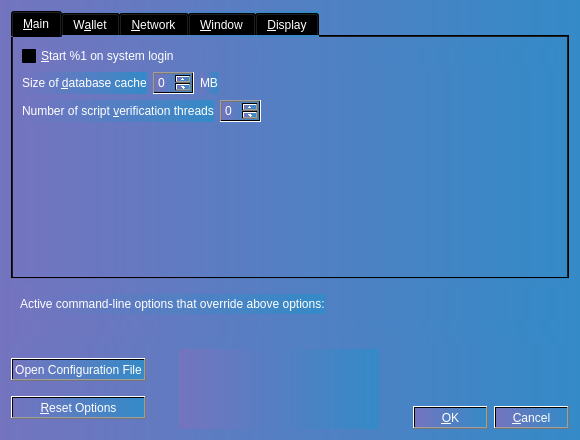
<?xml version="1.0" encoding="UTF-8"?>
<ui version="4.0">
 <class>OptionsDialog</class>
 <widget class="QDialog" name="OptionsDialog">
  <property name="geometry">
   <rect>
    <x>0</x>
    <y>0</y>
    <width>580</width>
    <height>440</height>
   </rect>
  </property>
  <property name="windowTitle">
   <string>Options</string>
  </property>
  <property name="styleSheet">
   <string notr="true">background-color: qlineargradient(spread:pad, x1:0, y1:0, x2:1, y2:0, stop:0 rgba(116, 116, 191, 255), stop:1 rgba(52, 138, 199, 255));</string>
  </property>
  <property name="modal">
   <bool>true</bool>
  </property>
  <layout class="QVBoxLayout" name="verticalLayout">
   <item>
    <widget class="QTabWidget" name="tabWidget">
     <property name="styleSheet">
      <string notr="true">color: rgb(255, 255, 255);</string>
     </property>
     <property name="currentIndex">
      <number>0</number>
     </property>
     <widget class="QWidget" name="tabMain">
      <attribute name="title">
       <string>&amp;Main</string>
      </attribute>
      <layout class="QVBoxLayout" name="verticalLayout_Main">
       <item>
        <widget class="QCheckBox" name="bitcoinAtStartup">
         <property name="toolTip">
          <string>Automatically start %1 after logging in to the system.</string>
         </property>
         <property name="text">
          <string>&amp;Start %1 on system login</string>
         </property>
        </widget>
       </item>
       <item>
        <layout class="QHBoxLayout" name="horizontalLayout_2_Main">
         <item>
          <widget class="QLabel" name="databaseCacheLabel">
           <property name="text">
            <string>Size of &amp;database cache</string>
           </property>
           <property name="textFormat">
            <enum>Qt::PlainText</enum>
           </property>
           <property name="buddy">
            <cstring>databaseCache</cstring>
           </property>
          </widget>
         </item>
         <item>
          <widget class="QSpinBox" name="databaseCache"/>
         </item>
         <item>
          <widget class="QLabel" name="databaseCacheUnitLabel">
           <property name="text">
            <string>MB</string>
           </property>
           <property name="textFormat">
            <enum>Qt::PlainText</enum>
           </property>
          </widget>
         </item>
         <item>
          <spacer name="horizontalSpacer_2_Main">
           <property name="orientation">
            <enum>Qt::Horizontal</enum>
           </property>
           <property name="sizeHint" stdset="0">
            <size>
             <width>40</width>
             <height>20</height>
            </size>
           </property>
          </spacer>
         </item>
        </layout>
       </item>
       <item>
        <layout class="QHBoxLayout" name="horizontalLayout_3_Main">
         <item>
          <widget class="QLabel" name="threadsScriptVerifLabel">
           <property name="text">
            <string>Number of script &amp;verification threads</string>
           </property>
           <property name="textFormat">
            <enum>Qt::PlainText</enum>
           </property>
           <property name="buddy">
            <cstring>threadsScriptVerif</cstring>
           </property>
          </widget>
         </item>
         <item>
          <widget class="QSpinBox" name="threadsScriptVerif">
           <property name="toolTip">
            <string>(0 = auto, &lt;0 = leave that many cores free)</string>
           </property>
          </widget>
         </item>
         <item>
          <spacer name="horizontalSpacer_3_Main">
           <property name="orientation">
            <enum>Qt::Horizontal</enum>
           </property>
           <property name="sizeHint" stdset="0">
            <size>
             <width>40</width>
             <height>20</height>
            </size>
           </property>
          </spacer>
         </item>
        </layout>
       </item>
       <item>
        <spacer name="verticalSpacer_Main">
         <property name="orientation">
          <enum>Qt::Vertical</enum>
         </property>
         <property name="sizeHint" stdset="0">
          <size>
           <width>20</width>
           <height>40</height>
          </size>
         </property>
        </spacer>
       </item>
      </layout>
     </widget>
     <widget class="QWidget" name="tabWallet">
      <attribute name="title">
       <string>W&amp;allet</string>
      </attribute>
      <layout class="QVBoxLayout" name="verticalLayout_Wallet">
       <item>
        <widget class="QGroupBox" name="groupBox">
         <property name="title">
          <string>Expert</string>
         </property>
         <layout class="QVBoxLayout" name="verticalLayout_2">
          <item>
           <widget class="QCheckBox" name="coinControlFeatures">
            <property name="toolTip">
             <string>Whether to show coin control features or not.</string>
            </property>
            <property name="text">
             <string>Enable coin &amp;control features</string>
            </property>
           </widget>
          </item>
          <item>
           <widget class="QCheckBox" name="spendZeroConfChange">
            <property name="toolTip">
             <string>If you disable the spending of unconfirmed change, the change from a transaction cannot be used until that transaction has at least one confirmation. This also affects how your balance is computed.</string>
            </property>
            <property name="text">
             <string>&amp;Spend unconfirmed change</string>
            </property>
           </widget>
          </item>
         </layout>
        </widget>
       </item>
       <item>
        <spacer name="verticalSpacer_Wallet">
         <property name="orientation">
          <enum>Qt::Vertical</enum>
         </property>
         <property name="sizeHint" stdset="0">
          <size>
           <width>20</width>
           <height>40</height>
          </size>
         </property>
        </spacer>
       </item>
      </layout>
     </widget>
     <widget class="QWidget" name="tabNetwork">
      <attribute name="title">
       <string>&amp;Network</string>
      </attribute>
      <layout class="QVBoxLayout" name="verticalLayout_Network">
       <item>
        <widget class="QCheckBox" name="mapPortUpnp">
         <property name="toolTip">
          <string>Automatically open the XcelR client port on the router. This only works when your router supports UPnP and it is enabled.</string>
         </property>
         <property name="text">
          <string>Map port using &amp;UPnP</string>
         </property>
        </widget>
       </item>
       <item>
        <widget class="QCheckBox" name="allowIncoming">
         <property name="toolTip">
          <string>Accept connections from outside.</string>
         </property>
         <property name="text">
          <string>Allow incomin&amp;g connections</string>
         </property>
        </widget>
       </item>
       <item>
        <widget class="QCheckBox" name="connectSocks">
         <property name="toolTip">
          <string>Connect to the XcelR network through a SOCKS5 proxy.</string>
         </property>
         <property name="text">
          <string>&amp;Connect through SOCKS5 proxy (default proxy):</string>
         </property>
        </widget>
       </item>
       <item>
        <layout class="QHBoxLayout" name="horizontalLayout_1_Network">
         <item>
          <widget class="QLabel" name="proxyIpLabel">
           <property name="text">
            <string>Proxy &amp;IP:</string>
           </property>
           <property name="textFormat">
            <enum>Qt::PlainText</enum>
           </property>
           <property name="buddy">
            <cstring>proxyIp</cstring>
           </property>
          </widget>
         </item>
         <item>
          <widget class="QValidatedLineEdit" name="proxyIp">
           <property name="minimumSize">
            <size>
             <width>140</width>
             <height>0</height>
            </size>
           </property>
           <property name="maximumSize">
            <size>
             <width>140</width>
             <height>16777215</height>
            </size>
           </property>
           <property name="toolTip">
            <string>IP address of the proxy (e.g. IPv4: 127.0.0.1 / IPv6: ::1)</string>
           </property>
          </widget>
         </item>
         <item>
          <widget class="QLabel" name="proxyPortLabel">
           <property name="text">
            <string>&amp;Port:</string>
           </property>
           <property name="textFormat">
            <enum>Qt::PlainText</enum>
           </property>
           <property name="buddy">
            <cstring>proxyPort</cstring>
           </property>
          </widget>
         </item>
         <item>
          <widget class="QLineEdit" name="proxyPort">
           <property name="minimumSize">
            <size>
             <width>55</width>
             <height>0</height>
            </size>
           </property>
           <property name="maximumSize">
            <size>
             <width>55</width>
             <height>16777215</height>
            </size>
           </property>
           <property name="toolTip">
            <string>Port of the proxy (e.g. 9050)</string>
           </property>
          </widget>
         </item>
         <item>
          <spacer name="horizontalSpacer_1_Network">
           <property name="orientation">
            <enum>Qt::Horizontal</enum>
           </property>
           <property name="sizeHint" stdset="0">
            <size>
             <width>40</width>
             <height>20</height>
            </size>
           </property>
          </spacer>
         </item>
        </layout>
       </item>
       <item>
        <layout class="QHBoxLayout" name="horizontalLayout_2_Network">
         <item>
          <widget class="QLabel" name="proxyActiveNets">
           <property name="text">
            <string>Used for reaching peers via:</string>
           </property>
           <property name="textFormat">
            <enum>Qt::PlainText</enum>
           </property>
          </widget>
         </item>
         <item>
          <widget class="QCheckBox" name="proxyReachIPv4">
           <property name="enabled">
            <bool>false</bool>
           </property>
           <property name="toolTip">
            <string>Shows if the supplied default SOCKS5 proxy is used to reach peers via this network type.</string>
           </property>
           <property name="text">
            <string/>
           </property>
          </widget>
         </item>
         <item>
          <widget class="QLabel" name="proxyReachIPv4Label">
           <property name="text">
            <string>IPv4</string>
           </property>
           <property name="textFormat">
            <enum>Qt::PlainText</enum>
           </property>
          </widget>
         </item>
         <item>
          <widget class="QCheckBox" name="proxyReachIPv6">
           <property name="enabled">
            <bool>false</bool>
           </property>
           <property name="toolTip">
            <string>Shows if the supplied default SOCKS5 proxy is used to reach peers via this network type.</string>
           </property>
           <property name="text">
            <string/>
           </property>
          </widget>
         </item>
         <item>
          <widget class="QLabel" name="proxyReachIPv6Label">
           <property name="text">
            <string>IPv6</string>
           </property>
           <property name="textFormat">
            <enum>Qt::PlainText</enum>
           </property>
          </widget>
         </item>
         <item>
          <widget class="QCheckBox" name="proxyReachTor">
           <property name="enabled">
            <bool>false</bool>
           </property>
           <property name="toolTip">
            <string>Shows if the supplied default SOCKS5 proxy is used to reach peers via this network type.</string>
           </property>
           <property name="text">
            <string/>
           </property>
          </widget>
         </item>
         <item>
          <widget class="QLabel" name="proxyReachTorLabel">
           <property name="text">
            <string>Tor</string>
           </property>
           <property name="textFormat">
            <enum>Qt::PlainText</enum>
           </property>
          </widget>
         </item>
         <item>
          <spacer name="horizontalSpacer_2_Network">
           <property name="orientation">
            <enum>Qt::Horizontal</enum>
           </property>
           <property name="sizeHint" stdset="0">
            <size>
             <width>40</width>
             <height>20</height>
            </size>
           </property>
          </spacer>
         </item>
        </layout>
       </item>
       <item>
        <widget class="QCheckBox" name="connectSocksTor">
         <property name="toolTip">
          <string>Connect to the XcelR network through a separate SOCKS5 proxy for Tor hidden services.</string>
         </property>
         <property name="text">
          <string>Use separate SOCKS&amp;5 proxy to reach peers via Tor hidden services:</string>
         </property>
        </widget>
       </item>
       <item>
        <layout class="QHBoxLayout" name="horizontalLayout_3_Network">
         <item>
          <widget class="QLabel" name="proxyIpTorLabel">
           <property name="text">
            <string>Proxy &amp;IP:</string>
           </property>
           <property name="textFormat">
            <enum>Qt::PlainText</enum>
           </property>
           <property name="buddy">
            <cstring>proxyIpTor</cstring>
           </property>
          </widget>
         </item>
         <item>
          <widget class="QValidatedLineEdit" name="proxyIpTor">
           <property name="minimumSize">
            <size>
             <width>140</width>
             <height>0</height>
            </size>
           </property>
           <property name="maximumSize">
            <size>
             <width>140</width>
             <height>16777215</height>
            </size>
           </property>
           <property name="toolTip">
            <string>IP address of the proxy (e.g. IPv4: 127.0.0.1 / IPv6: ::1)</string>
           </property>
          </widget>
         </item>
         <item>
          <widget class="QLabel" name="proxyPortTorLabel">
           <property name="text">
            <string>&amp;Port:</string>
           </property>
           <property name="textFormat">
            <enum>Qt::PlainText</enum>
           </property>
           <property name="buddy">
            <cstring>proxyPortTor</cstring>
           </property>
          </widget>
         </item>
         <item>
          <widget class="QLineEdit" name="proxyPortTor">
           <property name="minimumSize">
            <size>
             <width>55</width>
             <height>0</height>
            </size>
           </property>
           <property name="maximumSize">
            <size>
             <width>55</width>
             <height>16777215</height>
            </size>
           </property>
           <property name="toolTip">
            <string>Port of the proxy (e.g. 9050)</string>
           </property>
          </widget>
         </item>
         <item>
          <spacer name="horizontalSpacer_4_Network">
           <property name="orientation">
            <enum>Qt::Horizontal</enum>
           </property>
           <property name="sizeHint" stdset="0">
            <size>
             <width>40</width>
             <height>20</height>
            </size>
           </property>
          </spacer>
         </item>
        </layout>
       </item>
       <item>
        <spacer name="verticalSpacer_Network">
         <property name="orientation">
          <enum>Qt::Vertical</enum>
         </property>
         <property name="sizeHint" stdset="0">
          <size>
           <width>20</width>
           <height>40</height>
          </size>
         </property>
        </spacer>
       </item>
      </layout>
     </widget>
     <widget class="QWidget" name="tabWindow">
      <attribute name="title">
       <string>&amp;Window</string>
      </attribute>
      <layout class="QVBoxLayout" name="verticalLayout_Window">
       <item>
        <widget class="QCheckBox" name="hideTrayIcon">
         <property name="toolTip">
          <string>Hide the icon from the system tray.</string>
         </property>
         <property name="text">
          <string>&amp;Hide tray icon</string>
         </property>
        </widget>
       </item>
       <item>
        <widget class="QCheckBox" name="minimizeToTray">
         <property name="toolTip">
          <string>Show only a tray icon after minimizing the window.</string>
         </property>
         <property name="text">
          <string>&amp;Minimize to the tray instead of the taskbar</string>
         </property>
        </widget>
       </item>
       <item>
        <widget class="QCheckBox" name="minimizeOnClose">
         <property name="toolTip">
          <string>Minimize instead of exit the application when the window is closed. When this option is enabled, the application will be closed only after selecting Exit in the menu.</string>
         </property>
         <property name="text">
          <string>M&amp;inimize on close</string>
         </property>
        </widget>
       </item>
       <item>
        <spacer name="verticalSpacer_Window">
         <property name="orientation">
          <enum>Qt::Vertical</enum>
         </property>
         <property name="sizeHint" stdset="0">
          <size>
           <width>20</width>
           <height>40</height>
          </size>
         </property>
        </spacer>
       </item>
      </layout>
     </widget>
     <widget class="QWidget" name="tabDisplay">
      <attribute name="title">
       <string>&amp;Display</string>
      </attribute>
      <layout class="QVBoxLayout" name="verticalLayout_Display">
       <item>
        <layout class="QHBoxLayout" name="horizontalLayout_1_Display">
         <item>
          <widget class="QLabel" name="langLabel">
           <property name="text">
            <string>User Interface &amp;language:</string>
           </property>
           <property name="textFormat">
            <enum>Qt::PlainText</enum>
           </property>
           <property name="buddy">
            <cstring>lang</cstring>
           </property>
          </widget>
         </item>
         <item>
          <widget class="QValueComboBox" name="lang">
           <property name="toolTip">
            <string>The user interface language can be set here. This setting will take effect after restarting %1.</string>
           </property>
          </widget>
         </item>
        </layout>
       </item>
       <item>
        <layout class="QHBoxLayout" name="horizontalLayout_2_Display">
         <item>
          <widget class="QLabel" name="unitLabel">
           <property name="text">
            <string>&amp;Unit to show amounts in:</string>
           </property>
           <property name="textFormat">
            <enum>Qt::PlainText</enum>
           </property>
           <property name="buddy">
            <cstring>unit</cstring>
           </property>
          </widget>
         </item>
         <item>
          <widget class="QValueComboBox" name="unit">
           <property name="toolTip">
            <string>Choose the default subdivision unit to show in the interface and when sending coins.</string>
           </property>
          </widget>
         </item>
        </layout>
       </item>
       <item>
        <layout class="QHBoxLayout" name="horizontalLayout_3_Display">
         <item>
          <widget class="QLabel" name="thirdPartyTxUrlsLabel">
           <property name="toolTip">
            <string>Third party URLs (e.g. a block explorer) that appear in the transactions tab as context menu items. %s in the URL is replaced by transaction hash. Multiple URLs are separated by vertical bar |.</string>
           </property>
           <property name="text">
            <string>&amp;Third party transaction URLs</string>
           </property>
           <property name="buddy">
            <cstring>thirdPartyTxUrls</cstring>
           </property>
          </widget>
         </item>
         <item>
          <widget class="QLineEdit" name="thirdPartyTxUrls">
           <property name="toolTip">
            <string>Third party URLs (e.g. a block explorer) that appear in the transactions tab as context menu items. %s in the URL is replaced by transaction hash. Multiple URLs are separated by vertical bar |.</string>
           </property>
          </widget>
         </item>
        </layout>
       </item>
       <item>
        <spacer name="verticalSpacer_Display">
         <property name="orientation">
          <enum>Qt::Vertical</enum>
         </property>
         <property name="sizeHint" stdset="0">
          <size>
           <width>20</width>
           <height>40</height>
          </size>
         </property>
        </spacer>
       </item>
      </layout>
     </widget>
    </widget>
   </item>
   <item>
    <widget class="QFrame" name="frame">
     <layout class="QVBoxLayout" name="verticalLayout_Bottom">
      <item>
       <layout class="QHBoxLayout" name="horizontalLayout_Bottom">
        <item>
         <widget class="QLabel" name="overriddenByCommandLineInfoLabel">
          <property name="styleSheet">
           <string notr="true">color: rgb(255, 255, 255);</string>
          </property>
          <property name="text">
           <string>Active command-line options that override above options:</string>
          </property>
          <property name="textFormat">
           <enum>Qt::PlainText</enum>
          </property>
         </widget>
        </item>
        <item>
         <spacer name="horizontalSpacer_Bottom">
          <property name="orientation">
           <enum>Qt::Horizontal</enum>
          </property>
          <property name="sizeHint" stdset="0">
           <size>
            <width>40</width>
            <height>20</height>
           </size>
          </property>
         </spacer>
        </item>
       </layout>
      </item>
      <item>
       <widget class="QLabel" name="overriddenByCommandLineLabel">
        <property name="text">
         <string/>
        </property>
        <property name="textFormat">
         <enum>Qt::PlainText</enum>
        </property>
        <property name="wordWrap">
         <bool>true</bool>
        </property>
       </widget>
      </item>
     </layout>
    </widget>
   </item>
   <item>
    <layout class="QHBoxLayout" name="horizontalLayout_Buttons">
     <item>
      <layout class="QVBoxLayout" name="verticalLayout_Buttons">
       <item>
        <widget class="QPushButton" name="openBitcoinConfButton">
         <property name="toolTip">
          <string>Open the %1 configuration file from the working directory.</string>
         </property>
         <property name="styleSheet">
          <string notr="true">color: rgb(255, 255, 255);</string>
         </property>
         <property name="text">
          <string>Open Configuration File</string>
         </property>
         <property name="autoDefault">
          <bool>false</bool>
         </property>
        </widget>
       </item>
       <item>
        <widget class="QPushButton" name="resetButton">
         <property name="toolTip">
          <string>Reset all client options to default.</string>
         </property>
         <property name="styleSheet">
          <string notr="true">color: rgb(255, 255, 255);</string>
         </property>
         <property name="text">
          <string>&amp;Reset Options</string>
         </property>
         <property name="autoDefault">
          <bool>false</bool>
         </property>
        </widget>
       </item>
      </layout>
     </item>
     <item>
      <spacer name="horizontalSpacer_1">
       <property name="orientation">
        <enum>Qt::Horizontal</enum>
       </property>
       <property name="sizeHint" stdset="0">
        <size>
         <width>40</width>
         <height>48</height>
        </size>
       </property>
      </spacer>
     </item>
     <item>
      <widget class="QLabel" name="statusLabel">
       <property name="minimumSize">
        <size>
         <width>200</width>
         <height>0</height>
        </size>
       </property>
       <property name="font">
        <font>
         <weight>75</weight>
         <bold>true</bold>
        </font>
       </property>
       <property name="text">
        <string/>
       </property>
       <property name="textFormat">
        <enum>Qt::PlainText</enum>
       </property>
       <property name="wordWrap">
        <bool>true</bool>
       </property>
      </widget>
     </item>
     <item>
      <spacer name="horizontalSpacer_2">
       <property name="orientation">
        <enum>Qt::Horizontal</enum>
       </property>
       <property name="sizeHint" stdset="0">
        <size>
         <width>40</width>
         <height>48</height>
        </size>
       </property>
      </spacer>
     </item>
     <item>
      <layout class="QVBoxLayout" name="verticalLayout_4">
       <item>
        <spacer name="verticalSpacer">
         <property name="orientation">
          <enum>Qt::Vertical</enum>
         </property>
         <property name="sizeHint" stdset="0">
          <size>
           <width>20</width>
           <height>40</height>
          </size>
         </property>
        </spacer>
       </item>
       <item>
        <layout class="QHBoxLayout" name="horizontalLayout">
         <item>
          <widget class="QPushButton" name="okButton">
           <property name="styleSheet">
            <string notr="true">color: rgb(255, 255, 255);</string>
           </property>
           <property name="text">
            <string>&amp;OK</string>
           </property>
           <property name="autoDefault">
            <bool>false</bool>
           </property>
           <property name="default">
            <bool>true</bool>
           </property>
          </widget>
         </item>
         <item>
          <widget class="QPushButton" name="cancelButton">
           <property name="styleSheet">
            <string notr="true">color: rgb(255, 255, 255);</string>
           </property>
           <property name="text">
            <string>&amp;Cancel</string>
           </property>
           <property name="autoDefault">
            <bool>false</bool>
           </property>
          </widget>
         </item>
        </layout>
       </item>
      </layout>
     </item>
    </layout>
   </item>
  </layout>
 </widget>
 <customwidgets>
  <customwidget>
   <class>QValidatedLineEdit</class>
   <extends>QLineEdit</extends>
   <header>qt/qvalidatedlineedit.h</header>
  </customwidget>
  <customwidget>
   <class>QValueComboBox</class>
   <extends>QComboBox</extends>
   <header>qt/qvaluecombobox.h</header>
  </customwidget>
 </customwidgets>
 <resources/>
 <connections/>
</ui>
